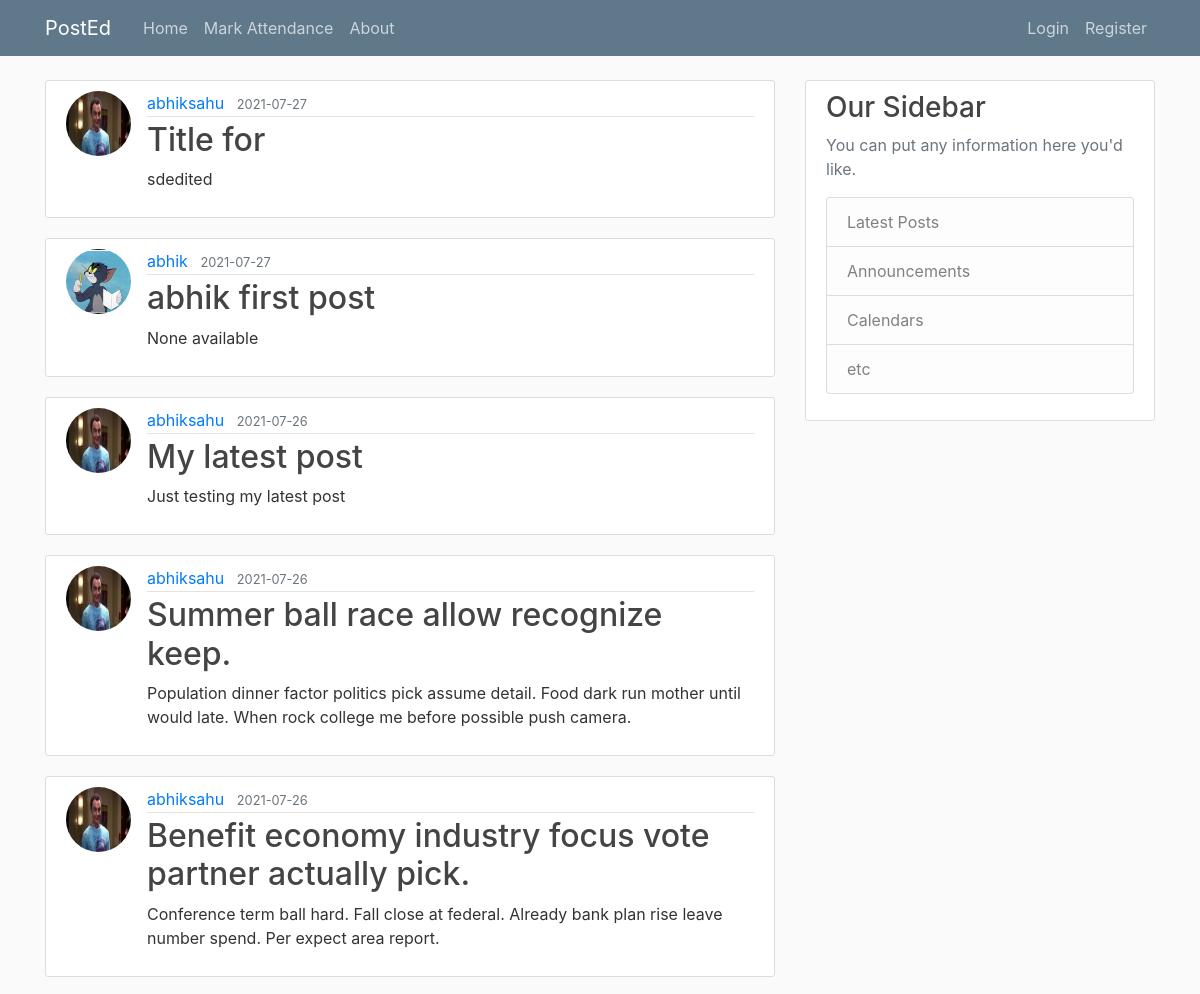
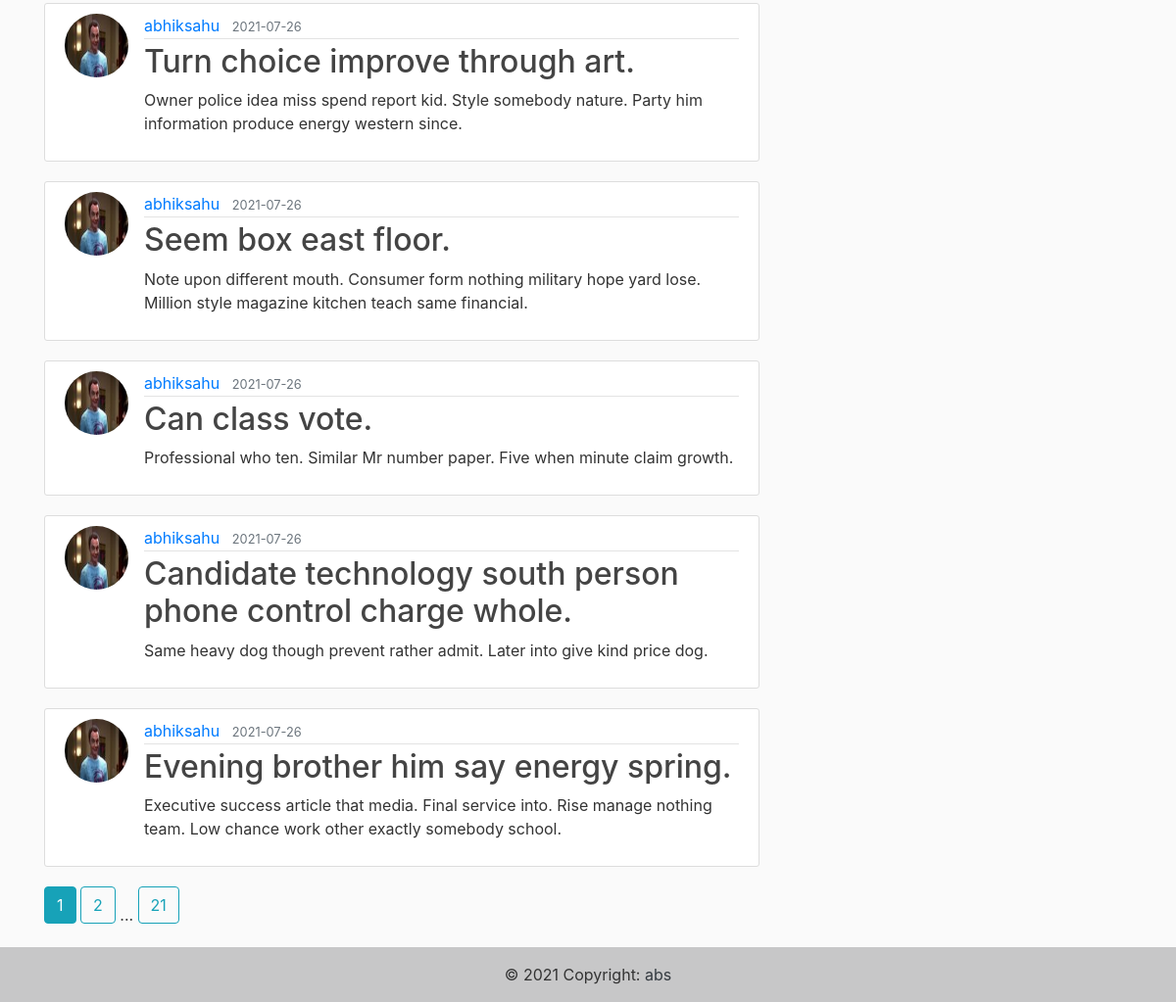
The page /home on the database its author committed (2 pictures, top to bottom).
### PostEd/models.py (models this page shows, shortened)
class Post(db.Model):
    id = db.Column(db.Integer, primary_key=True)
    title = db.Column(db.String(100), nullable=False)
    date_posted = db.Column(db.DateTime, nullable=False, default=datetime.utcnow)
    content = db.Column(db.Text, nullable=False)
    user_id = db.Column(db.Integer, db.ForeignKey('user.id'), nullable=False)

class User(db.Model, UserMixin):
    id = db.Column(db.Integer, primary_key=True)
    username = db.Column(db.String(20), unique=True, nullable=False)
    email = db.Column(db.String(120), unique=True, nullable=False)
    image = db.Column(db.String(20), default= 'default.jpg', nullable=False)
    password = db.Column(db.String(60), nullable=False)
    posts = db.relationship('Post', backref='author', lazy=True)

### PostEd/routes.py (the view)
@app.route("/")
@app.route("/home")
def home():
    page = request.args.get('page', 1, type=int)
    posts = Post.query.order_by(Post.date_posted.desc()).paginate(per_page=10, page=page)
    return render_template("home.html", posts=posts)

### PostEd/templates/home.html
{% extends "layout.html" %}
{% block content %}
    {% for post in posts.items %}
        <article class="media content-section">
            <img src="{{ url_for('static', filename='/profile_pics/'+post.author.image) }}" class="rounded-circle article-img">
            <div class="media-body">
                <div class="article-metadata">
                    <a class="mr-2" href="{{ url_for('user_post', username=post.author.username) }}">{{ post.author.username }}</a>
                    <small class="text-muted">{{ post.date_posted.date() }}</small>
                </div>
                <h2><a class="article-title" href="{{ url_for('post', post_id=post.id) }}">{{ post.title }}</a></h2>
                <p class="article-content">{{ post.content }}</p>
            </div>
        </article>
    {% endfor %}
{% for page_num in posts.iter_pages(left_edge=1, right_edge=1, left_current=1, right_current=2) %}
    {% if page_num %}
        {% if page_num==posts.page %}
            <a class="btn btn-info mb-4" href="{{url_for('home', page=page_num)}}">{{ page_num }}</a>
        {% else %}
            <a class="btn btn-outline-info mb-4" href="{{url_for('home', page=page_num)}}">{{ page_num }}</a>
        {% endif %}
    {% else %}
        ...
    {% endif %}
{% endfor %}
{% endblock content %}

### PostEd/templates/layout.html (shortened to what this page needs)
<html>
<head>
    <link rel="stylesheet" href="https://stackpath.bootstrapcdn.com/bootstrap/4.4.1/css/bootstrap.min.css">
    <link rel="stylesheet" type="text/css" href="{{ url_for('static', filename='css/main.css') }}">
</head>
<body>
    <main role="main" class="container">
      <div class="row">
        <div class="col-md-8">
          {% block content %}{% endblock %}
        </div>
        <div class="col-md-4">
          <div class="content-section">
            <h3>Our Sidebar</h3>
            <p class='text-muted'>You can put any information here you'd like.
              <ul class="list-group">
                <li class="list-group-item list-group-item-light">Latest Posts</li>
                <li class="list-group-item list-group-item-light">Announcements</li>
                <li class="list-group-item list-group-item-light">Calendars</li>
                <li class="list-group-item list-group-item-light">etc</li>
              </ul>
            </p>
          </div>
        </div>
      </div>
    </main>
    <header class="site-header">
      <nav class="navbar navbar-expand-md navbar-dark bg-steel fixed-top">
        <div class="container">
          <a class="navbar-brand mr-4" href="{{ url_for('home') }}">PostEd</a>
          <div class="collapse navbar-collapse" id="navbarToggle">
            <div class="navbar-nav mr-auto">
              <a class="nav-item nav-link" href="{{ url_for('home') }}">Home</a>
                <a class="nav-item nav-link" href="/#">Mark Attendance</a>
              <a class="nav-item nav-link" href="{{ url_for('about') }}">About</a>
            </div>
            <div class="navbar-nav">
              {% if current_user.is_authenticated %}
                  <a class="nav-item nav-link" href="{{ url_for('new_post') }}">Post+</a>
                  <a class="nav-item nav-link" href="{{ url_for('account') }}">{{ current_user.username }}</a>
                  <a class="nav-item nav-link" href="{{ url_for('logout') }}">Logout</a>
              {% else %}
                  <a class="nav-item nav-link" href="{{ url_for('login') }}">Login</a>
                  <a class="nav-item nav-link" href="{{ url_for('register') }}">Register</a>
              {% endif %}
            </div>
          </div>
        </div>
      </nav>
    </header>
    <footer class="bg-light text-center text-lg-start ">
      <div class="text-center p-3" style="background-color: rgba(0, 0, 0, 0.2);">
        © 2021 Copyright:
        <a class="text-dark" href="{{ url_for('home') }}">abs </a>
      </div>
    </footer>
</body>
</html>

### PostEd/static/css/main.css (style rules this page uses)
body { background: #fafafa; color: #333333; margin-top: 5rem; }
h1, h2, h3, h4, h5, h6 { color: #444444; }
.bg-steel { background-color: #5f788a; }
.site-header .navbar-nav .nav-link { color: #cbd5db; }
.content-section { background: #ffffff; padding: 10px 20px; border: 1px solid #dddddd; border-radius: 3px; margin-bottom: 20px; }
.article-title { color: #444444; }
.article-content { white-space: pre-line; }
.article-img { height: 65px; width: 65px; margin-right: 16px; }
.article-metadata { padding-bottom: 1px; margin-bottom: 4px; border-bottom: 1px solid #e3e3e3 }

### rows shown on the page
Post: image (picture), author.username "abhiksahu", date_posted "2021-07-27", title "Title for", content "sdedited"
Post: image (picture), author.username "abhik", date_posted "2021-07-27", title "abhik first post", content "None available"
Post: image (picture), author.username "abhiksahu", date_posted "2021-07-26", title "My latest post", content "Just testing my latest post"
Post: image (picture), author.username "abhiksahu", date_posted "2021-07-26", title "Summer ball race allow recognize keep.", content "Population dinner factor politics pick assume detail. Food dark run mother until would late. When rock college me before possible push camera."
Post: image (picture), author.username "abhiksahu", date_posted "2021-07-26", title "Benefit economy industry focus vote partner actually pick.", content "Conference term ball hard. Fall close at federal. Already bank plan rise leave number spend. Per expect area report."
Post: image (picture), author.username "abhiksahu", date_posted "2021-07-26", title "Turn choice improve through art.", content "Owner police idea miss spend report kid. Style somebody nature. Party him information produce energy western since."
Post: image (picture), author.username "abhiksahu", date_posted "2021-07-26", title "Seem box east floor.", content "Note upon different mouth. Consumer form nothing military hope yard lose. Million style magazine kitchen teach same financial."
Post: image (picture), author.username "abhiksahu", date_posted "2021-07-26", title "Can class vote.", content "Professional who ten. Similar Mr number paper. Five when minute claim growth."
Post: image (picture), author.username "abhiksahu", date_posted "2021-07-26", title "Candidate technology south person phone control charge whole.", content "Same heavy dog though prevent rather admit. Later into give kind price dog."
Post: image (picture), author.username "abhiksahu", date_posted "2021-07-26", title "Evening brother him say energy spring.", content "Executive success article that media. Final service into. Rise manage nothing team. Low chance work other exactly somebody school."

### other values the page prints
{{ page_num }} "1"
{{ page_num }} "2" "21"
